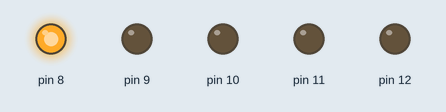
This sketch was run on a simulated Arduino Uno, built with avr-gcc and run on an emulated ATmega328P. On the bench: output pins drawn as LEDs (lit = HIGH).

Above: at 0.1 s.
At 0.95 s:
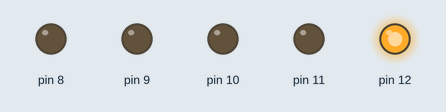
At 1.16 s:
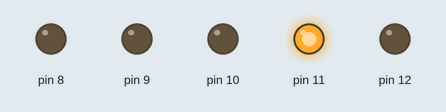
At 2.23 s:
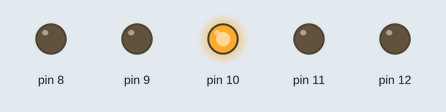
At 3.71 s:
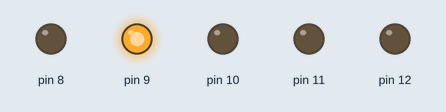
Timing chart, 0 to 4.0 s (numbered marks = the images above):
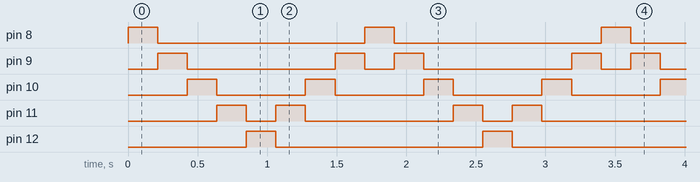

Measured:
- by itself, pin 8, pin 12: alternates HIGH for 0.21 s and LOW for 1.5 s
- by itself, pin 9: repeats every 1.7 s: LOW 1.1 s, HIGH 0.21 s, LOW 0.21 s, HIGH 0.21 s
- by itself, pin 10: alternates HIGH for 0.21 s and LOW for 0.64 s
- by itself, pin 11: repeats every 1.7 s: LOW 0.21 s, HIGH 0.21 s, LOW 1.1 s, HIGH 0.21 s

The sketch:

T07_new_core_tinyCylon.ino
```cpp
void setup()
{
     DDRB = 0b00011111;
}
void delay(volatile unsigned long int i)
{
     while(i) i--;
}


void loop()
{
     for(PORTB = 1; PORTB < 32; PORTB<<=1)
     {
     delay(100000);
     }
     for(PORTB = 8; PORTB > 1; PORTB>>=1)
     {
     delay(100000);
     }
}
```
